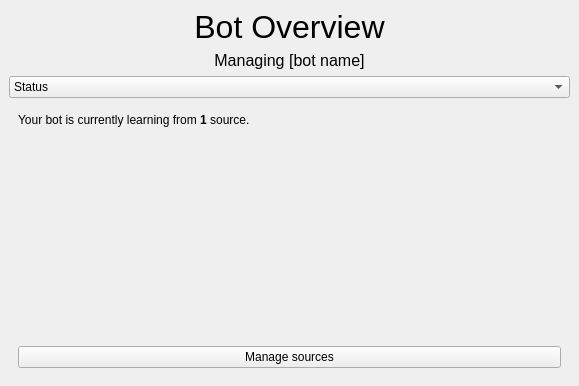
<?xml version="1.0" encoding="UTF-8"?>
<ui version="4.0">
 <class>MainWindow</class>
 <widget class="QMainWindow" name="MainWindow">
  <property name="geometry">
   <rect>
    <x>0</x>
    <y>0</y>
    <width>579</width>
    <height>386</height>
   </rect>
  </property>
  <property name="windowTitle">
   <string>MainWindow</string>
  </property>
  <widget class="QWidget" name="centralwidget">
   <layout class="QVBoxLayout" name="verticalLayout">
    <item>
     <widget class="QLabel" name="label_13">
      <property name="sizePolicy">
       <sizepolicy hsizetype="Preferred" vsizetype="Maximum">
        <horstretch>0</horstretch>
        <verstretch>0</verstretch>
       </sizepolicy>
      </property>
      <property name="font">
       <font>
        <pointsize>24</pointsize>
       </font>
      </property>
      <property name="text">
       <string>Bot Overview</string>
      </property>
      <property name="textFormat">
       <enum>Qt::AutoText</enum>
      </property>
      <property name="scaledContents">
       <bool>true</bool>
      </property>
      <property name="alignment">
       <set>Qt::AlignHCenter|Qt::AlignTop</set>
      </property>
     </widget>
    </item>
    <item>
     <widget class="QLabel" name="label">
      <property name="sizePolicy">
       <sizepolicy hsizetype="Preferred" vsizetype="Maximum">
        <horstretch>0</horstretch>
        <verstretch>0</verstretch>
       </sizepolicy>
      </property>
      <property name="font">
       <font>
        <pointsize>12</pointsize>
       </font>
      </property>
      <property name="text">
       <string>Managing [bot name]</string>
      </property>
      <property name="alignment">
       <set>Qt::AlignCenter</set>
      </property>
     </widget>
    </item>
    <item>
     <layout class="QVBoxLayout" name="verticalLayout_2">
      <item>
       <widget class="QComboBox" name="comboBox">
        <item>
         <property name="text">
          <string>Status</string>
         </property>
        </item>
        <item>
         <property name="text">
          <string>Database</string>
         </property>
        </item>
        <item>
         <property name="text">
          <string>Replies</string>
         </property>
        </item>
        <item>
         <property name="text">
          <string>Sources</string>
         </property>
        </item>
       </widget>
      </item>
      <item>
       <widget class="QStackedWidget" name="stackedWidget">
        <property name="currentIndex">
         <number>3</number>
        </property>
        <widget class="QWidget" name="page">
         <layout class="QVBoxLayout" name="verticalLayout_3">
          <item>
           <widget class="QLabel" name="label_2">
            <property name="text">
             <string>&lt;html&gt;&lt;head/&gt;&lt;body&gt;&lt;p&gt;[bot name] is &lt;span style=&quot; font-weight:600;&quot;&gt;active&lt;/span&gt;, and replies are &lt;span style=&quot; font-weight:600;&quot;&gt;enabled&lt;/span&gt;. Its most recent post was 12 minutes ago.&lt;/p&gt;&lt;p&gt;[bot name] posts &lt;span style=&quot; font-weight:600;&quot;&gt;every 30 minutes&lt;/span&gt;. Filtering is &lt;span style=&quot; font-weight:600;&quot;&gt;disabled&lt;/span&gt;. There are &lt;span style=&quot; font-weight:600;&quot;&gt;0&lt;/span&gt; custom posting rules, and &lt;span style=&quot; font-weight:600;&quot;&gt;0&lt;/span&gt; custom reply rules.&lt;/p&gt;&lt;/body&gt;&lt;/html&gt;</string>
            </property>
            <property name="alignment">
             <set>Qt::AlignLeading|Qt::AlignLeft|Qt::AlignTop</set>
            </property>
            <property name="wordWrap">
             <bool>true</bool>
            </property>
           </widget>
          </item>
          <item>
           <widget class="QPushButton" name="pushButton_5">
            <property name="text">
             <string>Deactivate</string>
            </property>
            <property name="icon">
             <iconset theme="system-run"/>
            </property>
           </widget>
          </item>
         </layout>
        </widget>
        <widget class="QWidget" name="page_2">
         <layout class="QVBoxLayout" name="verticalLayout_4">
          <item>
           <widget class="QLabel" name="label_3">
            <property name="text">
             <string>&lt;html&gt;&lt;head/&gt;&lt;body&gt;&lt;p&gt;The database your bot uses to post contains &lt;span style=&quot; font-weight:600;&quot;&gt;0&lt;/span&gt; entries. This is below the recommended minimum of &lt;span style=&quot; font-weight:600;&quot;&gt;100&lt;/span&gt;. Your bot may fail to post, or post repetitive content. The database is &lt;span style=&quot; font-weight:600;&quot;&gt;32KiB&lt;/span&gt; in size.&lt;/p&gt;&lt;/body&gt;&lt;/html&gt;</string>
            </property>
            <property name="alignment">
             <set>Qt::AlignLeading|Qt::AlignLeft|Qt::AlignTop</set>
            </property>
            <property name="wordWrap">
             <bool>true</bool>
            </property>
           </widget>
          </item>
          <item>
           <spacer name="verticalSpacer">
            <property name="orientation">
             <enum>Qt::Vertical</enum>
            </property>
            <property name="sizeHint" stdset="0">
             <size>
              <width>20</width>
              <height>40</height>
             </size>
            </property>
           </spacer>
          </item>
          <item>
           <layout class="QHBoxLayout" name="horizontalLayout">
            <item>
             <widget class="QPushButton" name="pushButton">
              <property name="text">
               <string>Open database location</string>
              </property>
              <property name="icon">
               <iconset theme="zoom"/>
              </property>
             </widget>
            </item>
            <item>
             <widget class="QPushButton" name="pushButton_2">
              <property name="text">
               <string>Browse</string>
              </property>
              <property name="icon">
               <iconset theme="document-open"/>
              </property>
             </widget>
            </item>
           </layout>
          </item>
         </layout>
        </widget>
        <widget class="QWidget" name="page_3">
         <layout class="QVBoxLayout" name="verticalLayout_5">
          <item>
           <widget class="QLabel" name="label_4">
            <property name="text">
             <string>&lt;html&gt;&lt;head/&gt;&lt;body&gt;&lt;p&gt;Replies are currently &lt;span style=&quot; font-weight:600;&quot;&gt;enabled&lt;/span&gt; and &lt;span style=&quot; font-weight:600;&quot;&gt;working&lt;/span&gt;. You have &lt;span style=&quot; font-weight:600;&quot;&gt;0&lt;/span&gt; active reply rules.&lt;/p&gt;&lt;/body&gt;&lt;/html&gt;</string>
            </property>
            <property name="alignment">
             <set>Qt::AlignLeading|Qt::AlignLeft|Qt::AlignTop</set>
            </property>
            <property name="wordWrap">
             <bool>true</bool>
            </property>
           </widget>
          </item>
          <item>
           <spacer name="verticalSpacer_2">
            <property name="orientation">
             <enum>Qt::Vertical</enum>
            </property>
            <property name="sizeHint" stdset="0">
             <size>
              <width>20</width>
              <height>40</height>
             </size>
            </property>
           </spacer>
          </item>
          <item>
           <layout class="QHBoxLayout" name="horizontalLayout_2">
            <item>
             <widget class="QPushButton" name="pushButton_3">
              <property name="text">
               <string>Disable replies</string>
              </property>
              <property name="icon">
               <iconset theme="system-run"/>
              </property>
             </widget>
            </item>
            <item>
             <widget class="QPushButton" name="pushButton_4">
              <property name="text">
               <string>Specify rules</string>
              </property>
              <property name="icon">
               <iconset theme="preferences-other"/>
              </property>
             </widget>
            </item>
           </layout>
          </item>
         </layout>
        </widget>
        <widget class="QWidget" name="page_4">
         <layout class="QVBoxLayout" name="verticalLayout_6">
          <item>
           <widget class="QLabel" name="label_5">
            <property name="text">
             <string>&lt;html&gt;&lt;head/&gt;&lt;body&gt;&lt;p&gt;Your bot is currently learning from &lt;span style=&quot; font-weight:600;&quot;&gt;1&lt;/span&gt; source. &lt;/p&gt;&lt;/body&gt;&lt;/html&gt;</string>
            </property>
            <property name="alignment">
             <set>Qt::AlignLeading|Qt::AlignLeft|Qt::AlignTop</set>
            </property>
            <property name="wordWrap">
             <bool>true</bool>
            </property>
           </widget>
          </item>
          <item>
           <widget class="QPushButton" name="pushButton_6">
            <property name="text">
             <string>Manage sources</string>
            </property>
            <property name="icon">
             <iconset theme="preferences-other"/>
            </property>
           </widget>
          </item>
         </layout>
        </widget>
       </widget>
      </item>
     </layout>
    </item>
   </layout>
  </widget>
 </widget>
 <resources/>
 <connections/>
</ui>
